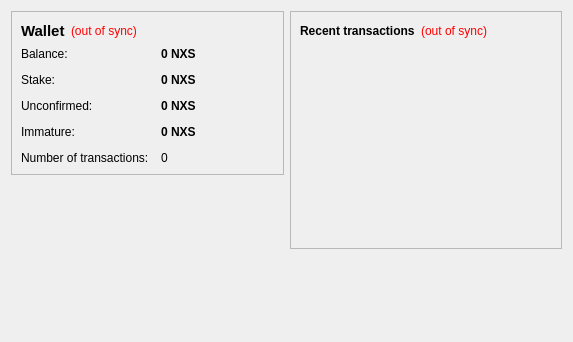
<?xml version="1.0" encoding="UTF-8"?>
<ui version="4.0">
 <class>OverviewPage</class>
 <widget class="QWidget" name="OverviewPage">
  <property name="geometry">
   <rect>
    <x>0</x>
    <y>0</y>
    <width>573</width>
    <height>342</height>
   </rect>
  </property>
  <property name="windowTitle">
   <string>Form</string>
  </property>
  <layout class="QHBoxLayout" name="horizontalLayout" stretch="1,1">
   <item>
    <layout class="QVBoxLayout" name="verticalLayout_2">
     <item>
      <widget class="QFrame" name="frame">
       <property name="frameShape">
        <enum>QFrame::StyledPanel</enum>
       </property>
       <property name="frameShadow">
        <enum>QFrame::Raised</enum>
       </property>
       <layout class="QVBoxLayout" name="verticalLayout_4">
        <item>
         <layout class="QHBoxLayout" name="horizontalLayout_4">
          <item>
           <widget class="QLabel" name="label_5">
            <property name="font">
             <font>
              <pointsize>11</pointsize>
              <weight>75</weight>
              <bold>true</bold>
             </font>
            </property>
            <property name="text">
             <string>Wallet</string>
            </property>
           </widget>
          </item>
          <item>
           <widget class="QLabel" name="labelWalletStatus">
            <property name="toolTip">
             <string>The displayed information may be out of date. Your wallet automatically synchronizes with the nexus network after a connection is established, but this process has not completed yet.</string>
            </property>
            <property name="styleSheet">
             <string notr="true">QLabel { color: red; }</string>
            </property>
            <property name="text">
             <string notr="true">(out of sync)</string>
            </property>
            <property name="alignment">
             <set>Qt::AlignLeading|Qt::AlignLeft|Qt::AlignVCenter</set>
            </property>
           </widget>
          </item>
          <item>
           <spacer name="horizontalSpacer_2">
            <property name="orientation">
             <enum>Qt::Horizontal</enum>
            </property>
            <property name="sizeHint" stdset="0">
             <size>
              <width>40</width>
              <height>20</height>
             </size>
            </property>
           </spacer>
          </item>
         </layout>
        </item>
        <item>
         <layout class="QFormLayout" name="formLayout_2">
          <property name="fieldGrowthPolicy">
           <enum>QFormLayout::AllNonFixedFieldsGrow</enum>
          </property>
          <property name="horizontalSpacing">
           <number>12</number>
          </property>
          <property name="verticalSpacing">
           <number>12</number>
          </property>
          <item row="0" column="0">
           <widget class="QLabel" name="label">
            <property name="text">
             <string>Balance:</string>
            </property>
           </widget>
          </item>
          <item row="0" column="1">
           <widget class="QLabel" name="labelBalance">
            <property name="font">
             <font>
              <weight>75</weight>
              <bold>true</bold>
             </font>
            </property>
            <property name="cursor">
             <cursorShape>IBeamCursor</cursorShape>
            </property>
            <property name="toolTip">
             <string>Your current balance</string>
            </property>
            <property name="text">
             <string notr="true">0 NXS</string>
            </property>
            <property name="textInteractionFlags">
             <set>Qt::LinksAccessibleByMouse|Qt::TextSelectableByKeyboard|Qt::TextSelectableByMouse</set>
            </property>
           </widget>
          </item>
          <item row="1" column="0">
           <widget class="QLabel" name="label_6">
            <property name="text">
             <string>Stake:</string>
            </property>
           </widget>
          </item>
          <item row="1" column="1">
           <widget class="QLabel" name="labelStake">
            <property name="font">
             <font>
              <weight>75</weight>
              <bold>true</bold>
             </font>
            </property>
            <property name="cursor">
             <cursorShape>IBeamCursor</cursorShape>
            </property>
            <property name="toolTip">
             <string>Total of coins that was staked, and do not yet count toward the current balance</string>
            </property>
            <property name="text">
             <string notr="true">0 NXS</string>
            </property>
            <property name="textInteractionFlags">
             <set>Qt::LinksAccessibleByMouse|Qt::TextSelectableByKeyboard|Qt::TextSelectableByMouse</set>
            </property>
           </widget>
          </item>
          <item row="2" column="0">
           <widget class="QLabel" name="label_3">
            <property name="text">
             <string>Unconfirmed:</string>
            </property>
           </widget>
          </item>
          <item row="2" column="1">
           <widget class="QLabel" name="labelUnconfirmed">
            <property name="font">
             <font>
              <weight>75</weight>
              <bold>true</bold>
             </font>
            </property>
            <property name="cursor">
             <cursorShape>IBeamCursor</cursorShape>
            </property>
            <property name="toolTip">
             <string>Total of transactions that have yet to be confirmed, and do not yet count toward the current balance</string>
            </property>
            <property name="text">
             <string notr="true">0 NXS</string>
            </property>
            <property name="textInteractionFlags">
             <set>Qt::LinksAccessibleByMouse|Qt::TextSelectableByKeyboard|Qt::TextSelectableByMouse</set>
            </property>
           </widget>
          </item>
          <item row="3" column="0">
           <widget class="QLabel" name="labelImmatureText">
            <property name="text">
             <string>Immature:</string>
            </property>
           </widget>
          </item>
          <item row="3" column="1">
           <widget class="QLabel" name="labelImmature">
            <property name="font">
             <font>
              <weight>75</weight>
              <bold>true</bold>
             </font>
            </property>
            <property name="toolTip">
             <string>Mined balance that has not yet matured</string>
            </property>
            <property name="text">
             <string notr="true">0 NXS</string>
            </property>
            <property name="textInteractionFlags">
             <set>Qt::LinksAccessibleByMouse|Qt::TextSelectableByKeyboard|Qt::TextSelectableByMouse</set>
            </property>
           </widget>
          </item>
          <item row="4" column="0">
           <widget class="QLabel" name="label_2">
            <property name="text">
             <string>Number of transactions:</string>
            </property>
           </widget>
          </item>
          <item row="4" column="1">
           <widget class="QLabel" name="labelNumTransactions">
            <property name="toolTip">
             <string>Total number of transactions in wallet</string>
            </property>
            <property name="text">
             <string notr="true">0</string>
            </property>
           </widget>
          </item>
         </layout>
        </item>
       </layout>
      </widget>
     </item>
     <item>
      <spacer name="verticalSpacer">
       <property name="orientation">
        <enum>Qt::Vertical</enum>
       </property>
       <property name="sizeHint" stdset="0">
        <size>
         <width>20</width>
         <height>40</height>
        </size>
       </property>
      </spacer>
     </item>
    </layout>
   </item>
   <item>
    <layout class="QVBoxLayout" name="verticalLayout_3">
     <item>
      <widget class="QFrame" name="frame_2">
       <property name="frameShape">
        <enum>QFrame::StyledPanel</enum>
       </property>
       <property name="frameShadow">
        <enum>QFrame::Raised</enum>
       </property>
       <layout class="QVBoxLayout" name="verticalLayout">
        <item>
         <layout class="QHBoxLayout" name="horizontalLayout_2">
          <item>
           <widget class="QLabel" name="label_4">
            <property name="text">
             <string>&lt;b&gt;Recent transactions&lt;/b&gt;</string>
            </property>
           </widget>
          </item>
          <item>
           <widget class="QLabel" name="labelTransactionsStatus">
            <property name="toolTip">
             <string>The displayed information may be out of date. Your wallet automatically synchronizes with the nexus network after a connection is established, but this process has not completed yet.</string>
            </property>
            <property name="styleSheet">
             <string notr="true">QLabel { color: red; }</string>
            </property>
            <property name="text">
             <string notr="true">(out of sync)</string>
            </property>
            <property name="alignment">
             <set>Qt::AlignRight|Qt::AlignTrailing|Qt::AlignVCenter</set>
            </property>
           </widget>
          </item>
          <item>
           <spacer name="horizontalSpacer">
            <property name="orientation">
             <enum>Qt::Horizontal</enum>
            </property>
            <property name="sizeHint" stdset="0">
             <size>
              <width>40</width>
              <height>20</height>
             </size>
            </property>
           </spacer>
          </item>
         </layout>
        </item>
        <item>
         <widget class="QListView" name="listTransactions">
          <property name="styleSheet">
           <string notr="true">QListView { background: transparent; }</string>
          </property>
          <property name="frameShape">
           <enum>QFrame::NoFrame</enum>
          </property>
          <property name="verticalScrollBarPolicy">
           <enum>Qt::ScrollBarAlwaysOff</enum>
          </property>
          <property name="horizontalScrollBarPolicy">
           <enum>Qt::ScrollBarAlwaysOff</enum>
          </property>
          <property name="selectionMode">
           <enum>QAbstractItemView::NoSelection</enum>
          </property>
         </widget>
        </item>
       </layout>
      </widget>
     </item>
     <item>
      <spacer name="verticalSpacer_2">
       <property name="orientation">
        <enum>Qt::Vertical</enum>
       </property>
       <property name="sizeHint" stdset="0">
        <size>
         <width>20</width>
         <height>40</height>
        </size>
       </property>
      </spacer>
     </item>
    </layout>
   </item>
  </layout>
 </widget>
 <resources/>
 <connections/>
</ui>
